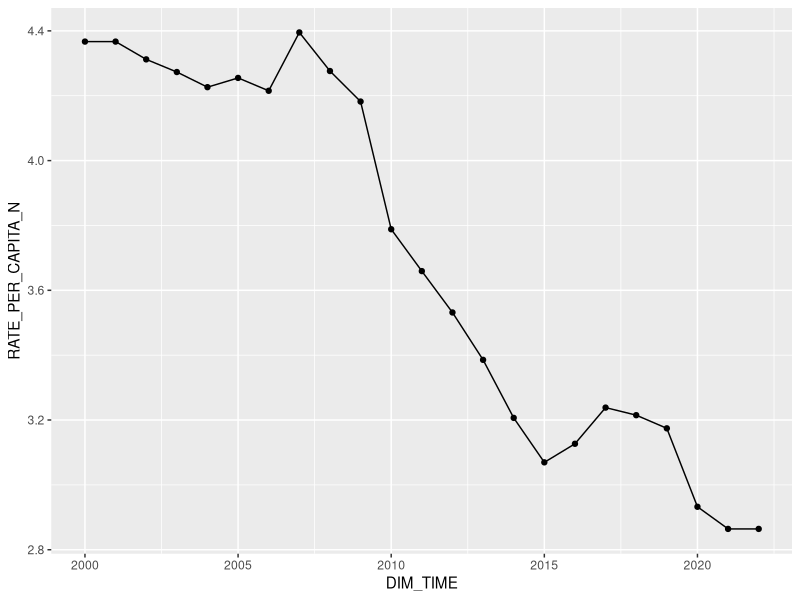
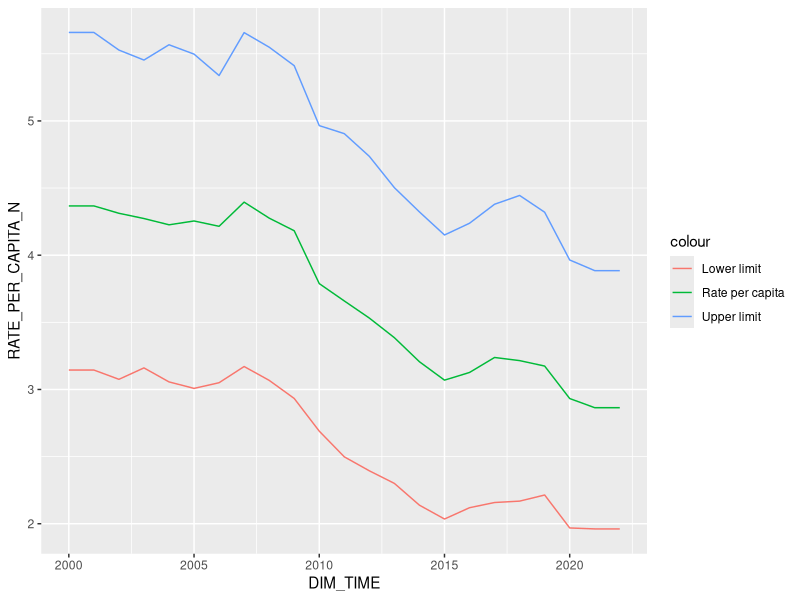
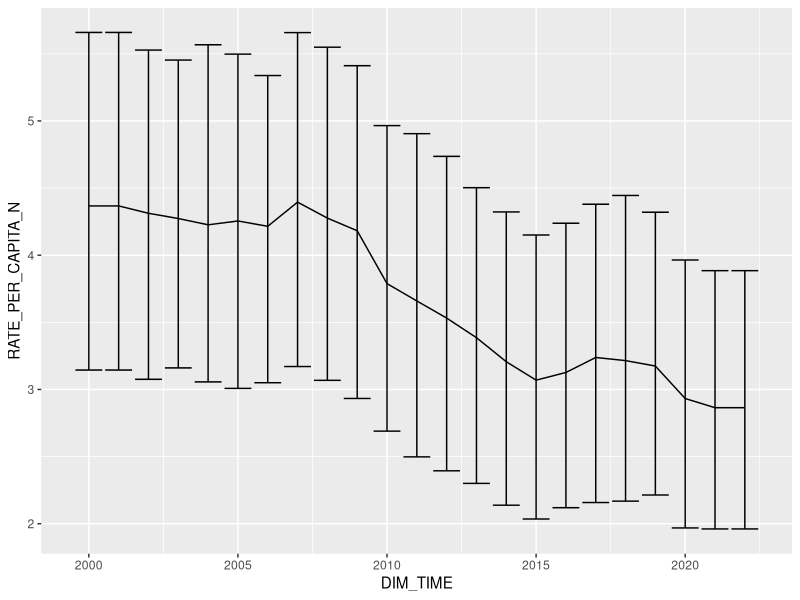

These charts were generated, in order, by the following R code:
## ---- chunk 1
knitr::opts_chunk$set(echo = TRUE)
library(dplyr)
library(ggplot2)
## ---- chunk 2
alcohol_country <- read.csv("alcohol_country.csv")
## ---- chunk 3
country <- unique(alcohol_country$GEO_NAME_SHORT)[[sample(1:length(unique(alcohol_country$GEO_NAME_SHORT)), 1)]]
filter(alcohol_country, GEO_NAME_SHORT == country)
print(country)
## ---- chunk 4
alcohol_country %>% 
  filter(alcohol_country$GEO_NAME_SHORT == country) %>%
  ggplot(aes(x=DIM_TIME, y=RATE_PER_CAPITA_N)) +
    geom_line() +
    geom_point()
## ---- chunk 5
alcohol_country %>% 
  filter(alcohol_country$GEO_NAME_SHORT == country) %>%
  ggplot(aes(x=DIM_TIME)) +
    geom_line(aes(y = RATE_PER_CAPITA_N, colour = "Rate per capita")) +
    geom_line(aes(y = RATE_PER_CAPITA_NL, colour = "Lower limit")) +
    geom_line(aes(y = RATE_PER_CAPITA_NU, colour = "Upper limit"))
## ---- chunk 6
alcohol_country %>% 
  filter(alcohol_country$GEO_NAME_SHORT == country) %>%
  ggplot(aes(x=DIM_TIME)) +
  geom_line(aes(y = RATE_PER_CAPITA_N)) +
  geom_errorbar(aes(ymin = RATE_PER_CAPITA_NL, ymax = RATE_PER_CAPITA_NU))
  
